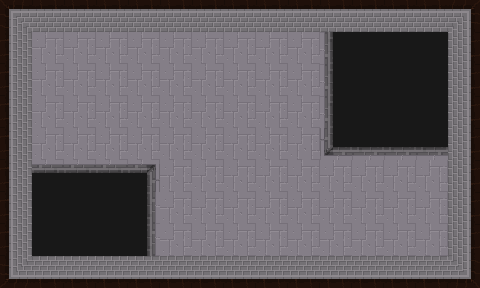

The image is a tile-based game level rendered from a .tmx file. Its description and complete source (layers, tilesets, objects, tile grids) follow:
An orthogonal 15x9 tile map with 32x32 px tiles, 2 tile layers (ground, obstacles) and 14 objects.

<map version="1.5" tiledversion="1.5.0" orientation="orthogonal" renderorder="right-down" width="15" height="9" tilewidth="32" tileheight="32" infinite="0" nextlayerid="10" nextobjectid="73">
 <tileset firstgid="1" source="room2.tsx" />
 <layer id="1" name="ground" width="15" height="9">
  <data encoding="csv">
23,22,22,22,22,22,22,22,22,22,22,22,22,22,2684354583,
1610612758,19,19,19,19,19,19,19,19,19,19,19,19,19,2684354582,
1610612758,19,19,19,19,19,19,19,19,19,19,19,19,19,2684354582,
1610612758,19,19,19,19,19,19,19,19,19,19,19,19,19,2684354582,
1610612758,19,19,19,19,19,19,19,19,19,19,19,19,19,2684354582,
1610612758,19,19,19,19,19,19,19,19,19,19,19,19,19,2684354582,
1610612758,19,19,19,19,19,19,19,19,19,19,19,19,19,2684354582,
1610612758,19,19,19,19,19,19,19,19,19,19,19,19,19,2684354582,
1610612759,3221225494,3221225494,3221225494,3221225494,3221225494,3221225494,3221225494,3221225494,3221225494,3221225494,3221225494,3221225494,3221225494,3221225495
</data>
 </layer>
 <objectgroup id="5" name="doors-UP">
  <object id="36" x="224" y="0" width="32" height="32" />
 </objectgroup>
 <objectgroup id="6" name="doors-RIGHT">
  <object id="37" x="448" y="128" width="32" height="32" />
 </objectgroup>
 <objectgroup id="7" name="doors-LEFT">
  <object id="39" x="0" y="128" width="32" height="32" />
 </objectgroup>
 <objectgroup id="8" name="doors-DOWN">
  <object id="40" x="224" y="256" width="32" height="32" />
 </objectgroup>
 <layer id="3" name="obstacles" width="15" height="9">
  <data encoding="csv">
0,0,0,0,0,0,0,0,0,0,0,0,0,0,0,
0,0,0,0,0,0,0,0,0,0,1610612762,24,24,24,0,
0,0,0,0,0,0,0,0,0,0,1610612762,24,24,24,0,
0,0,0,0,0,0,0,0,0,0,1610612762,24,24,24,0,
0,0,0,0,0,0,0,0,0,0,3221225497,3221225498,3221225498,3221225498,0,
0,26,26,26,25,0,0,0,0,0,0,0,0,0,0,
0,24,24,24,2684354586,0,0,0,0,0,0,0,0,0,0,
0,24,24,24,2684354586,0,0,0,0,0,0,0,0,0,0,
0,0,0,0,0,0,0,0,0,0,0,0,0,0,0
</data>
 </layer>
 <objectgroup id="4" name="border">
  <object id="3" x="0" y="0" width="224" height="32" />
  <object id="4" x="448" y="0" width="32" height="128" />
  <object id="24" x="256" y="0" width="224" height="32" />
  <object id="25" x="448" y="160" width="32" height="128" />
  <object id="26" x="0" y="256" width="224" height="32" />
  <object id="27" x="256" y="256" width="224" height="32" />
  <object id="28" x="0" y="0" width="32" height="128" />
  <object id="29" x="0" y="160" width="32" height="128" />
  <object id="71" x="32" y="164.909" width="122.727" height="90.9091" />
  <object id="72" x="324.364" y="31.6364" width="123.818" height="123.273" />
 </objectgroup>
 <objectgroup id="9" name="fire" />
</map>
